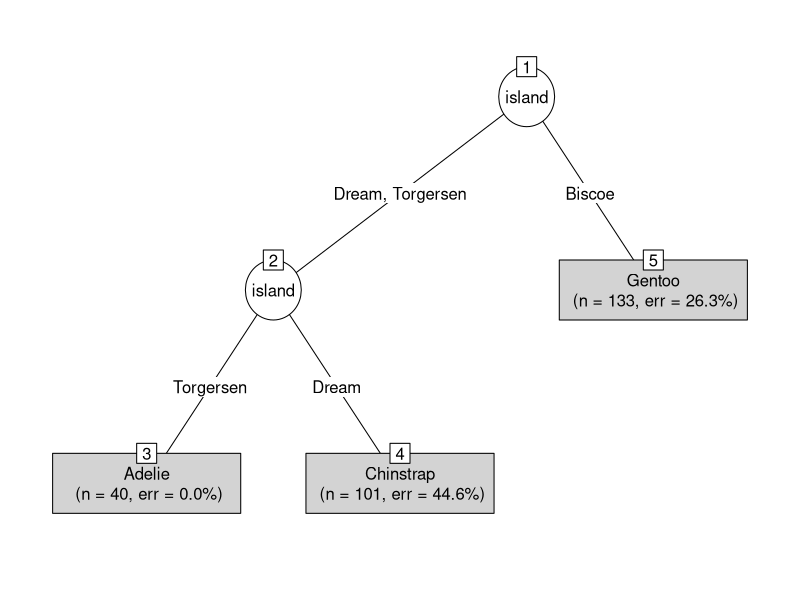
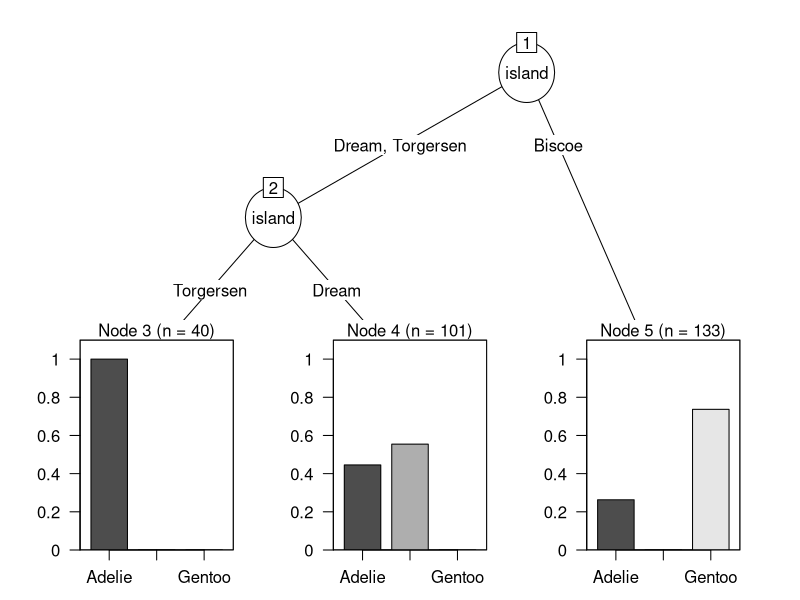
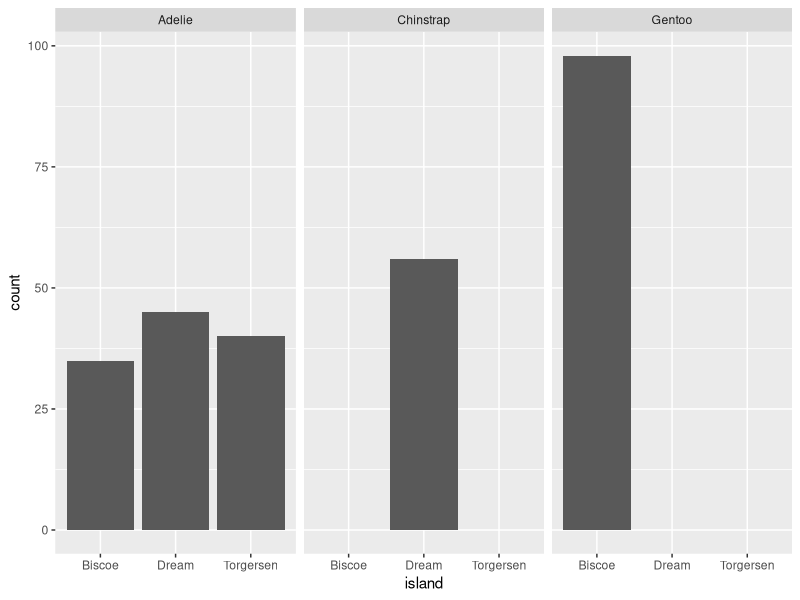
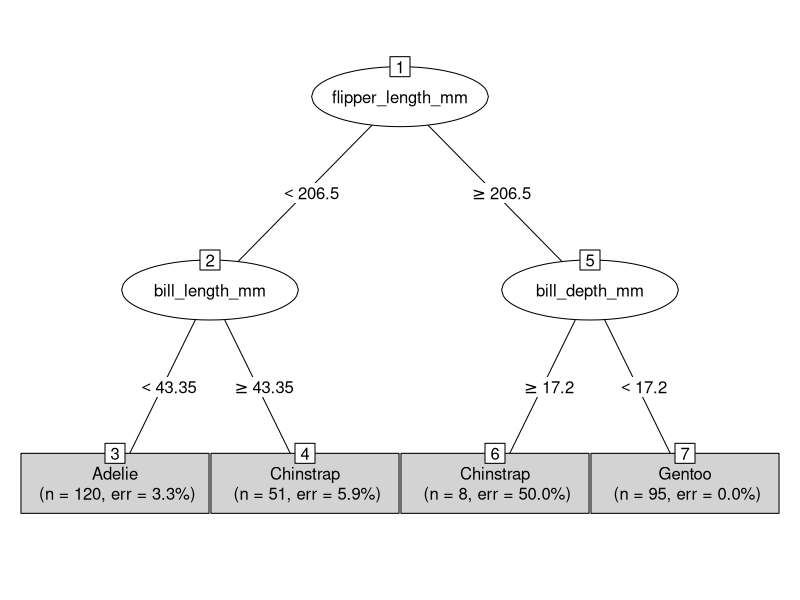
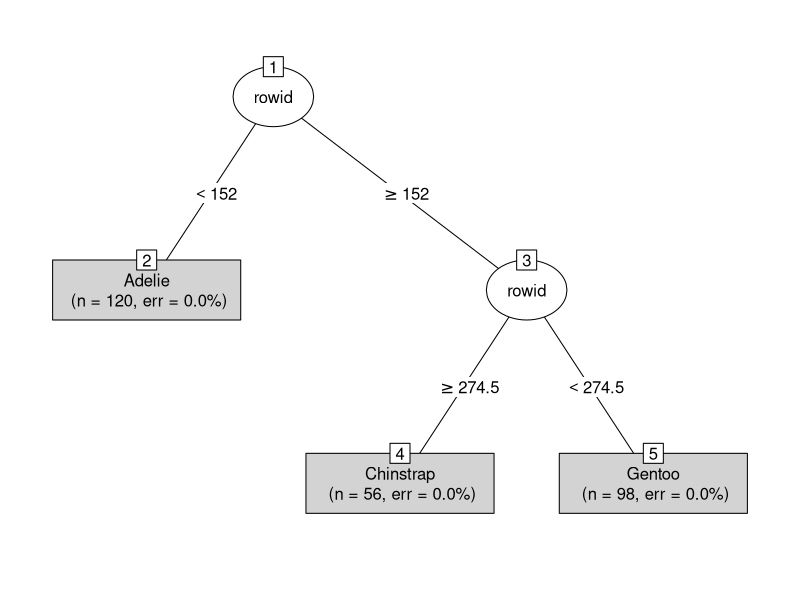
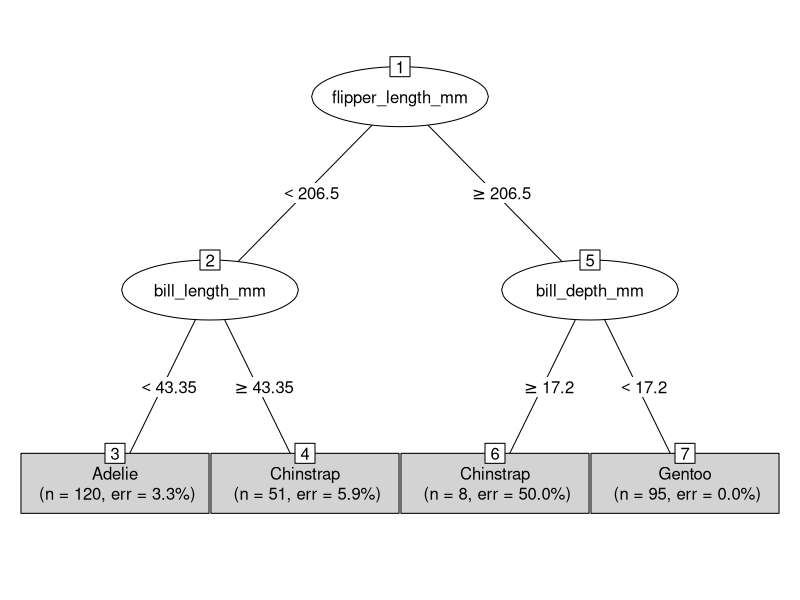

These figures' R source, in order:
## ---- chunk 1
library(tidyverse)
library(palmerpenguins)
## ---- chunk 2
library(rpart)
library(partykit)

# First, we'll restrict attention to observations that don't have any missing values
summary(penguins) ## New function to give a quick overview of each of the variables in a tibble

penguins_clean <- penguins %>% 
  filter(!is.na(bill_length_mm) & !is.na(bill_depth_mm) & !is.na(flipper_length_mm) & !is.na(body_mass_g))

summary(penguins_clean)

# Now, we'll divide our data into training/testing datasets
# Set up
set.seed(17); 
n <- nrow(penguins_clean)
training_indices <- sample(1:n, size=round(0.8*n))

penguins_clean <- penguins_clean %>% rowid_to_column() # adds a new ID column

# Create training and testing datasets
train <- penguins_clean %>% filter(rowid %in% training_indices)
test <- penguins_clean %>% filter(!rowid %in% training_indices)

# How many observations are there in each of the training and testing datasets?
nrow(train)
nrow(test)
## ---- chunk 3
# Let's build a tree using only geographic information to predict penguin species
tree1 <- rpart(species ~ island, data=train)
plot(as.party(tree1), type="simple")

# What is the difference between type="simple" and type="extended" for visualizing a classification tree?
plot(as.party(tree1), type="extended")

# How can we visualize what is going on behind the scenes?
train %>% ggplot(aes(x=island)) + 
  geom_bar() + #coord_flip() +
  facet_wrap(~species)


# Let's build a second tree using only physiological information to predict penguins species
tree2 <- rpart(species ~ bill_length_mm + bill_depth_mm + flipper_length_mm + body_mass_g, data=train)
plot(as.party(tree2), type="simple")

# Were all of the candidate predictors used to make splits in tree2?
#No!  It turns out that only some of the candidate predictors led to splits which improved the purity of the child nodes enough to be worthwhile

# Now let's build a third tree which allows for all variables (apart from species) to be used to predict penguin species
tree3 <- rpart(species ~ ., data=train)
plot(as.party(tree3), type="simple")

# What's weird/wrong with the tree above?
# Row id isn't a feature of penguins, it's just an arbitrary variable we added to our tibble for convenience



# Let's try that again
tree3 <- rpart(species ~ ., data=train %>% select(-rowid))
plot(as.party(tree3), type="simple")

## ---- chunk 4
# Make predictions for test observations based on tree1
test_preds_1 <- predict(tree1, newdata=test, type="class")
head(test_preds_1)

m1.test <- table(test_preds_1, test$species)
m1.test

# What is the accuracy for tree1 based on testing data?
sum(diag(m1.test)) / sum(m1.test)

# Can we calculate the sensitivity/specificity for this tree?

# Which type of penguins are hardest to classify based on this tree?
# - Almost 2/3 of Adelie penguins in the testing data are misclassified
# - All of the Chinstrap and Gentoo penguins in the testing data are correctly classified!


# Make predictions for test observations based on tree2
test_preds_2 <- predict(tree2, newdata=test, type="class")
head(test_preds_2)

m2.test <- table(test_preds_2, test$species)
m2.test

# What is the accuracy for tree2 based on testing data?
sum(diag(m2.test)) / sum(m2.test)



# Make predictions for test observations based on tree3
test_preds_3 <- predict(tree3, newdata=test, type="class")
head(test_preds_3)

m3.test <- table(test_preds_3, test$species)
m3.test

# What is the accuracy for tree1 based on testing data?
sum(diag(m3.test)) / sum(m3.test)

# What do you notice about the confusion matrices for trees 2 and 3?
# They are the same!
# If we look at the trees more closely, we see that although the candidate predictors are different, the final trees are identical!

# Which tree would you prefer to use: tree1 or tree2/3?
# In this case, both trees have very similar complexity (similar number of splits/terminal nodes), but since the accuracy of tree 2/3 on the testing data is so much better, we would prefer to use tree2 (or 3 - they are the same!).  
